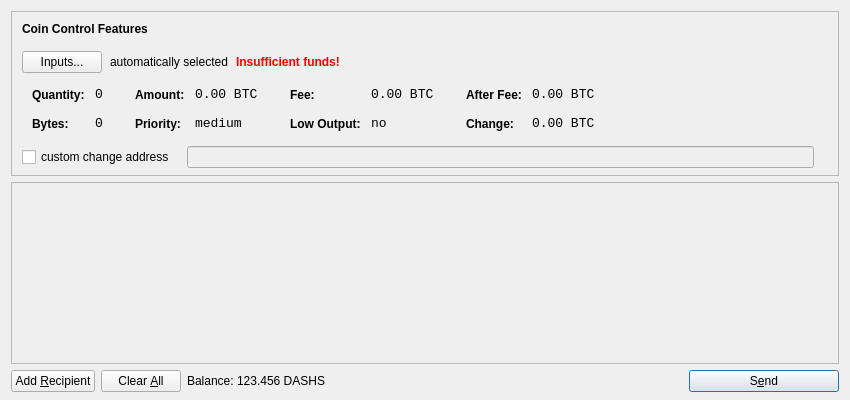
<?xml version="1.0" encoding="UTF-8"?>
<ui version="4.0">
 <class>SendCoinsDialog</class>
 <widget class="QDialog" name="SendCoinsDialog">
  <property name="geometry">
   <rect>
    <x>0</x>
    <y>0</y>
    <width>850</width>
    <height>400</height>
   </rect>
  </property>
  <property name="windowTitle">
   <string>Send Coins</string>
  </property>
  <layout class="QVBoxLayout" name="verticalLayout" stretch="0,1,0">
   <property name="bottomMargin">
    <number>8</number>
   </property>
   <item>
    <widget class="QFrame" name="frameCoinControl">
     <property name="sizePolicy">
      <sizepolicy hsizetype="Expanding" vsizetype="Expanding">
       <horstretch>0</horstretch>
       <verstretch>0</verstretch>
      </sizepolicy>
     </property>
     <property name="maximumSize">
      <size>
       <width>16777215</width>
       <height>16777215</height>
      </size>
     </property>
     <property name="frameShape">
      <enum>QFrame::StyledPanel</enum>
     </property>
     <property name="frameShadow">
      <enum>QFrame::Sunken</enum>
     </property>
     <layout class="QVBoxLayout" name="verticalLayoutCoinControl2">
      <property name="spacing">
       <number>-1</number>
      </property>
      <property name="leftMargin">
       <number>0</number>
      </property>
      <property name="topMargin">
       <number>0</number>
      </property>
      <property name="rightMargin">
       <number>0</number>
      </property>
      <property name="bottomMargin">
       <number>6</number>
      </property>
      <item>
       <layout class="QVBoxLayout" name="verticalLayoutCoinControl" stretch="0,0,0,0,1">
        <property name="spacing">
         <number>0</number>
        </property>
        <property name="leftMargin">
         <number>10</number>
        </property>
        <property name="topMargin">
         <number>10</number>
        </property>
        <item>
         <layout class="QHBoxLayout" name="horizontalLayoutCoinControl1">
          <property name="bottomMargin">
           <number>15</number>
          </property>
          <item>
           <widget class="QLabel" name="labelCoinControlFeatures">
            <property name="sizePolicy">
             <sizepolicy hsizetype="Preferred" vsizetype="Maximum">
              <horstretch>0</horstretch>
              <verstretch>0</verstretch>
             </sizepolicy>
            </property>
            <property name="font">
             <font>
              <weight>75</weight>
              <bold>true</bold>
             </font>
            </property>
            <property name="styleSheet">
             <string notr="true">font-weight:bold;</string>
            </property>
            <property name="text">
             <string>Coin Control Features</string>
            </property>
           </widget>
          </item>
         </layout>
        </item>
        <item>
         <layout class="QHBoxLayout" name="horizontalLayoutCoinControl2" stretch="0,0,0,0">
          <property name="spacing">
           <number>8</number>
          </property>
          <property name="bottomMargin">
           <number>10</number>
          </property>
          <item>
           <widget class="QPushButton" name="pushButtonCoinControl">
            <property name="styleSheet">
             <string notr="true"/>
            </property>
            <property name="text">
             <string>Inputs...</string>
            </property>
           </widget>
          </item>
          <item>
           <widget class="QLabel" name="labelCoinControlAutomaticallySelected">
            <property name="text">
             <string>automatically selected</string>
            </property>
            <property name="margin">
             <number>5</number>
            </property>
           </widget>
          </item>
          <item>
           <widget class="QLabel" name="labelCoinControlInsuffFunds">
            <property name="font">
             <font>
              <weight>75</weight>
              <bold>true</bold>
             </font>
            </property>
            <property name="styleSheet">
             <string notr="true">color:red;font-weight:bold;</string>
            </property>
            <property name="text">
             <string>Insufficient funds!</string>
            </property>
            <property name="margin">
             <number>5</number>
            </property>
           </widget>
          </item>
          <item>
           <spacer name="horizontalSpacerCoinControl">
            <property name="orientation">
             <enum>Qt::Horizontal</enum>
            </property>
            <property name="sizeHint" stdset="0">
             <size>
              <width>40</width>
              <height>1</height>
             </size>
            </property>
           </spacer>
          </item>
         </layout>
        </item>
        <item>
         <widget class="QWidget" name="widgetCoinControl" native="true">
          <property name="sizePolicy">
           <sizepolicy hsizetype="Preferred" vsizetype="Preferred">
            <horstretch>0</horstretch>
            <verstretch>0</verstretch>
           </sizepolicy>
          </property>
          <property name="minimumSize">
           <size>
            <width>0</width>
            <height>0</height>
           </size>
          </property>
          <property name="styleSheet">
           <string notr="true"/>
          </property>
          <layout class="QHBoxLayout" name="horizontalLayoutCoinControl5">
           <property name="margin">
            <number>0</number>
           </property>
           <item>
            <layout class="QHBoxLayout" name="horizontalLayoutCoinControl3" stretch="0,0,0,1">
             <property name="spacing">
              <number>20</number>
             </property>
             <property name="topMargin">
              <number>0</number>
             </property>
             <property name="bottomMargin">
              <number>10</number>
             </property>
             <item>
              <layout class="QFormLayout" name="formLayoutCoinControl1">
               <property name="horizontalSpacing">
                <number>10</number>
               </property>
               <property name="verticalSpacing">
                <number>14</number>
               </property>
               <property name="leftMargin">
                <number>10</number>
               </property>
               <property name="topMargin">
                <number>4</number>
               </property>
               <property name="rightMargin">
                <number>6</number>
               </property>
               <item row="0" column="0">
                <widget class="QLabel" name="labelCoinControlQuantityText">
                 <property name="styleSheet">
                  <string notr="true">font-weight:bold;</string>
                 </property>
                 <property name="text">
                  <string>Quantity:</string>
                 </property>
                 <property name="margin">
                  <number>0</number>
                 </property>
                </widget>
               </item>
               <item row="0" column="1">
                <widget class="QLabel" name="labelCoinControlQuantity">
                 <property name="font">
                  <font>
                   <family>Monospace</family>
                   <pointsize>10</pointsize>
                  </font>
                 </property>
                 <property name="cursor">
                  <cursorShape>IBeamCursor</cursorShape>
                 </property>
                 <property name="contextMenuPolicy">
                  <enum>Qt::ActionsContextMenu</enum>
                 </property>
                 <property name="text">
                  <string notr="true">0</string>
                 </property>
                 <property name="margin">
                  <number>0</number>
                 </property>
                 <property name="textInteractionFlags">
                  <set>Qt::LinksAccessibleByMouse|Qt::TextSelectableByKeyboard|Qt::TextSelectableByMouse</set>
                 </property>
                </widget>
               </item>
               <item row="1" column="0">
                <widget class="QLabel" name="labelCoinControlBytesText">
                 <property name="styleSheet">
                  <string notr="true">font-weight:bold;</string>
                 </property>
                 <property name="text">
                  <string>Bytes:</string>
                 </property>
                </widget>
               </item>
               <item row="1" column="1">
                <widget class="QLabel" name="labelCoinControlBytes">
                 <property name="font">
                  <font>
                   <family>Monospace</family>
                   <pointsize>10</pointsize>
                  </font>
                 </property>
                 <property name="cursor">
                  <cursorShape>IBeamCursor</cursorShape>
                 </property>
                 <property name="contextMenuPolicy">
                  <enum>Qt::ActionsContextMenu</enum>
                 </property>
                 <property name="text">
                  <string notr="true">0</string>
                 </property>
                 <property name="textInteractionFlags">
                  <set>Qt::LinksAccessibleByMouse|Qt::TextSelectableByKeyboard|Qt::TextSelectableByMouse</set>
                 </property>
                </widget>
               </item>
              </layout>
             </item>
             <item>
              <layout class="QFormLayout" name="formLayoutCoinControl2">
               <property name="horizontalSpacing">
                <number>10</number>
               </property>
               <property name="verticalSpacing">
                <number>14</number>
               </property>
               <property name="leftMargin">
                <number>6</number>
               </property>
               <property name="topMargin">
                <number>4</number>
               </property>
               <property name="rightMargin">
                <number>6</number>
               </property>
               <item row="0" column="0">
                <widget class="QLabel" name="labelCoinControlAmountText">
                 <property name="styleSheet">
                  <string notr="true">font-weight:bold;</string>
                 </property>
                 <property name="text">
                  <string>Amount:</string>
                 </property>
                 <property name="margin">
                  <number>0</number>
                 </property>
                </widget>
               </item>
               <item row="0" column="1">
                <widget class="QLabel" name="labelCoinControlAmount">
                 <property name="font">
                  <font>
                   <family>Monospace</family>
                   <pointsize>10</pointsize>
                  </font>
                 </property>
                 <property name="cursor">
                  <cursorShape>IBeamCursor</cursorShape>
                 </property>
                 <property name="contextMenuPolicy">
                  <enum>Qt::ActionsContextMenu</enum>
                 </property>
                 <property name="text">
                  <string notr="true">0.00 BTC</string>
                 </property>
                 <property name="textInteractionFlags">
                  <set>Qt::LinksAccessibleByMouse|Qt::TextSelectableByKeyboard|Qt::TextSelectableByMouse</set>
                 </property>
                </widget>
               </item>
               <item row="1" column="0">
                <widget class="QLabel" name="labelCoinControlPriorityText">
                 <property name="styleSheet">
                  <string notr="true">font-weight:bold;</string>
                 </property>
                 <property name="text">
                  <string>Priority:</string>
                 </property>
                </widget>
               </item>
               <item row="1" column="1">
                <widget class="QLabel" name="labelCoinControlPriority">
                 <property name="font">
                  <font>
                   <family>Monospace</family>
                   <pointsize>10</pointsize>
                  </font>
                 </property>
                 <property name="cursor">
                  <cursorShape>IBeamCursor</cursorShape>
                 </property>
                 <property name="contextMenuPolicy">
                  <enum>Qt::ActionsContextMenu</enum>
                 </property>
                 <property name="text">
                  <string>medium</string>
                 </property>
                 <property name="textInteractionFlags">
                  <set>Qt::LinksAccessibleByMouse|Qt::TextSelectableByKeyboard|Qt::TextSelectableByMouse</set>
                 </property>
                </widget>
               </item>
              </layout>
             </item>
             <item>
              <layout class="QFormLayout" name="formLayoutCoinControl3">
               <property name="horizontalSpacing">
                <number>10</number>
               </property>
               <property name="verticalSpacing">
                <number>14</number>
               </property>
               <property name="leftMargin">
                <number>6</number>
               </property>
               <property name="topMargin">
                <number>4</number>
               </property>
               <property name="rightMargin">
                <number>6</number>
               </property>
               <item row="0" column="0">
                <widget class="QLabel" name="labelCoinControlFeeText">
                 <property name="styleSheet">
                  <string notr="true">font-weight:bold;</string>
                 </property>
                 <property name="text">
                  <string>Fee:</string>
                 </property>
                 <property name="margin">
                  <number>0</number>
                 </property>
                </widget>
               </item>
               <item row="0" column="1">
                <widget class="QLabel" name="labelCoinControlFee">
                 <property name="font">
                  <font>
                   <family>Monospace</family>
                   <pointsize>10</pointsize>
                  </font>
                 </property>
                 <property name="cursor">
                  <cursorShape>IBeamCursor</cursorShape>
                 </property>
                 <property name="contextMenuPolicy">
                  <enum>Qt::ActionsContextMenu</enum>
                 </property>
                 <property name="text">
                  <string notr="true">0.00 BTC</string>
                 </property>
                 <property name="textInteractionFlags">
                  <set>Qt::LinksAccessibleByMouse|Qt::TextSelectableByKeyboard|Qt::TextSelectableByMouse</set>
                 </property>
                </widget>
               </item>
               <item row="1" column="0">
                <widget class="QLabel" name="labelCoinControlLowOutputText">
                 <property name="styleSheet">
                  <string notr="true">font-weight:bold;</string>
                 </property>
                 <property name="text">
                  <string>Low Output:</string>
                 </property>
                </widget>
               </item>
               <item row="1" column="1">
                <widget class="QLabel" name="labelCoinControlLowOutput">
                 <property name="font">
                  <font>
                   <family>Monospace</family>
                   <pointsize>10</pointsize>
                  </font>
                 </property>
                 <property name="cursor">
                  <cursorShape>IBeamCursor</cursorShape>
                 </property>
                 <property name="contextMenuPolicy">
                  <enum>Qt::ActionsContextMenu</enum>
                 </property>
                 <property name="text">
                  <string>no</string>
                 </property>
                 <property name="textInteractionFlags">
                  <set>Qt::LinksAccessibleByMouse|Qt::TextSelectableByKeyboard|Qt::TextSelectableByMouse</set>
                 </property>
                </widget>
               </item>
              </layout>
             </item>
             <item>
              <layout class="QFormLayout" name="formLayoutCoinControl4">
               <property name="horizontalSpacing">
                <number>10</number>
               </property>
               <property name="verticalSpacing">
                <number>14</number>
               </property>
               <property name="leftMargin">
                <number>6</number>
               </property>
               <property name="topMargin">
                <number>4</number>
               </property>
               <property name="rightMargin">
                <number>6</number>
               </property>
               <item row="0" column="0">
                <widget class="QLabel" name="labelCoinControlAfterFeeText">
                 <property name="styleSheet">
                  <string notr="true">font-weight:bold;</string>
                 </property>
                 <property name="text">
                  <string>After Fee:</string>
                 </property>
                 <property name="margin">
                  <number>0</number>
                 </property>
                </widget>
               </item>
               <item row="0" column="1">
                <widget class="QLabel" name="labelCoinControlAfterFee">
                 <property name="font">
                  <font>
                   <family>Monospace</family>
                   <pointsize>10</pointsize>
                  </font>
                 </property>
                 <property name="cursor">
                  <cursorShape>IBeamCursor</cursorShape>
                 </property>
                 <property name="contextMenuPolicy">
                  <enum>Qt::ActionsContextMenu</enum>
                 </property>
                 <property name="text">
                  <string notr="true">0.00 BTC</string>
                 </property>
                 <property name="textInteractionFlags">
                  <set>Qt::LinksAccessibleByMouse|Qt::TextSelectableByKeyboard|Qt::TextSelectableByMouse</set>
                 </property>
                </widget>
               </item>
               <item row="1" column="0">
                <widget class="QLabel" name="labelCoinControlChangeText">
                 <property name="styleSheet">
                  <string notr="true">font-weight:bold;</string>
                 </property>
                 <property name="text">
                  <string>Change:</string>
                 </property>
                </widget>
               </item>
               <item row="1" column="1">
                <widget class="QLabel" name="labelCoinControlChange">
                 <property name="font">
                  <font>
                   <family>Monospace</family>
                   <pointsize>10</pointsize>
                  </font>
                 </property>
                 <property name="cursor">
                  <cursorShape>IBeamCursor</cursorShape>
                 </property>
                 <property name="contextMenuPolicy">
                  <enum>Qt::ActionsContextMenu</enum>
                 </property>
                 <property name="text">
                  <string notr="true">0.00 BTC</string>
                 </property>
                 <property name="textInteractionFlags">
                  <set>Qt::LinksAccessibleByMouse|Qt::TextSelectableByKeyboard|Qt::TextSelectableByMouse</set>
                 </property>
                </widget>
               </item>
              </layout>
             </item>
            </layout>
           </item>
          </layout>
         </widget>
        </item>
        <item>
         <layout class="QHBoxLayout" name="horizontalLayoutCoinControl4" stretch="0,0,0">
          <property name="spacing">
           <number>12</number>
          </property>
          <property name="sizeConstraint">
           <enum>QLayout::SetDefaultConstraint</enum>
          </property>
          <property name="topMargin">
           <number>5</number>
          </property>
          <property name="rightMargin">
           <number>5</number>
          </property>
          <item>
           <widget class="QCheckBox" name="checkBoxCoinControlChange">
            <property name="text">
             <string>custom change address</string>
            </property>
           </widget>
          </item>
          <item>
           <widget class="QLineEdit" name="lineEditCoinControlChange">
            <property name="enabled">
             <bool>false</bool>
            </property>
            <property name="sizePolicy">
             <sizepolicy hsizetype="Expanding" vsizetype="Fixed">
              <horstretch>0</horstretch>
              <verstretch>0</verstretch>
             </sizepolicy>
            </property>
           </widget>
          </item>
          <item>
           <widget class="QLabel" name="labelCoinControlChangeLabel">
            <property name="sizePolicy">
             <sizepolicy hsizetype="Preferred" vsizetype="Expanding">
              <horstretch>0</horstretch>
              <verstretch>0</verstretch>
             </sizepolicy>
            </property>
            <property name="minimumSize">
             <size>
              <width>0</width>
              <height>0</height>
             </size>
            </property>
            <property name="text">
             <string/>
            </property>
            <property name="margin">
             <number>3</number>
            </property>
           </widget>
          </item>
         </layout>
        </item>
        <item>
         <spacer name="verticalSpacerCoinControl">
          <property name="orientation">
           <enum>Qt::Vertical</enum>
          </property>
          <property name="sizeHint" stdset="0">
           <size>
            <width>800</width>
            <height>1</height>
           </size>
          </property>
         </spacer>
        </item>
       </layout>
      </item>
     </layout>
    </widget>
   </item>
   <item>
    <widget class="QScrollArea" name="scrollArea">
     <property name="widgetResizable">
      <bool>true</bool>
     </property>
     <widget class="QWidget" name="scrollAreaWidgetContents">
      <property name="geometry">
       <rect>
        <x>0</x>
        <y>0</y>
        <width>830</width>
        <height>165</height>
       </rect>
      </property>
      <layout class="QVBoxLayout" name="verticalLayout_2">
       <property name="margin">
        <number>0</number>
       </property>
       <item>
        <layout class="QVBoxLayout" name="entries">
         <property name="spacing">
          <number>6</number>
         </property>
        </layout>
       </item>
       <item>
        <spacer name="verticalSpacer">
         <property name="orientation">
          <enum>Qt::Vertical</enum>
         </property>
         <property name="sizeHint" stdset="0">
          <size>
           <width>20</width>
           <height>40</height>
          </size>
         </property>
        </spacer>
       </item>
      </layout>
     </widget>
    </widget>
   </item>
   <item>
    <layout class="QHBoxLayout" name="horizontalLayout">
     <item>
      <widget class="QPushButton" name="addButton">
       <property name="toolTip">
        <string>Send to multiple recipients at once</string>
       </property>
       <property name="text">
        <string>Add &amp;Recipient</string>
       </property>
       <property name="icon">
        <iconset resource="../bitcoin.qrc">
         <normaloff>:/icons/add</normaloff>:/icons/add</iconset>
       </property>
       <property name="autoDefault">
        <bool>false</bool>
       </property>
      </widget>
     </item>
     <item>
      <widget class="QPushButton" name="clearButton">
       <property name="sizePolicy">
        <sizepolicy hsizetype="Minimum" vsizetype="Fixed">
         <horstretch>0</horstretch>
         <verstretch>0</verstretch>
        </sizepolicy>
       </property>
       <property name="toolTip">
        <string>Remove all transaction fields</string>
       </property>
       <property name="text">
        <string>Clear &amp;All</string>
       </property>
       <property name="icon">
        <iconset resource="../bitcoin.qrc">
         <normaloff>:/icons/remove</normaloff>:/icons/remove</iconset>
       </property>
       <property name="autoRepeatDelay">
        <number>300</number>
       </property>
       <property name="autoDefault">
        <bool>false</bool>
       </property>
      </widget>
     </item>
     <item>
      <layout class="QHBoxLayout" name="horizontalLayout_2">
       <property name="spacing">
        <number>3</number>
       </property>
       <item>
        <widget class="QLabel" name="label">
         <property name="text">
          <string>Balance:</string>
         </property>
        </widget>
       </item>
       <item>
        <widget class="QLabel" name="labelBalance">
         <property name="cursor">
          <cursorShape>IBeamCursor</cursorShape>
         </property>
         <property name="text">
          <string>123.456 DASHS</string>
         </property>
         <property name="textInteractionFlags">
          <set>Qt::LinksAccessibleByMouse|Qt::TextSelectableByKeyboard|Qt::TextSelectableByMouse</set>
         </property>
        </widget>
       </item>
      </layout>
     </item>
     <item>
      <spacer name="horizontalSpacer">
       <property name="orientation">
        <enum>Qt::Horizontal</enum>
       </property>
       <property name="sizeHint" stdset="0">
        <size>
         <width>40</width>
         <height>20</height>
        </size>
       </property>
      </spacer>
     </item>
     <item>
      <widget class="QPushButton" name="sendButton">
       <property name="minimumSize">
        <size>
         <width>150</width>
         <height>0</height>
        </size>
       </property>
       <property name="toolTip">
        <string>Confirm the send action</string>
       </property>
       <property name="text">
        <string>S&amp;end</string>
       </property>
       <property name="icon">
        <iconset resource="../bitcoin.qrc">
         <normaloff>:/icons/send</normaloff>:/icons/send</iconset>
       </property>
       <property name="default">
        <bool>true</bool>
       </property>
      </widget>
     </item>
    </layout>
   </item>
  </layout>
 </widget>
 <resources>
  <include location="../bitcoin.qrc"/>
 </resources>
 <connections/>
</ui>
